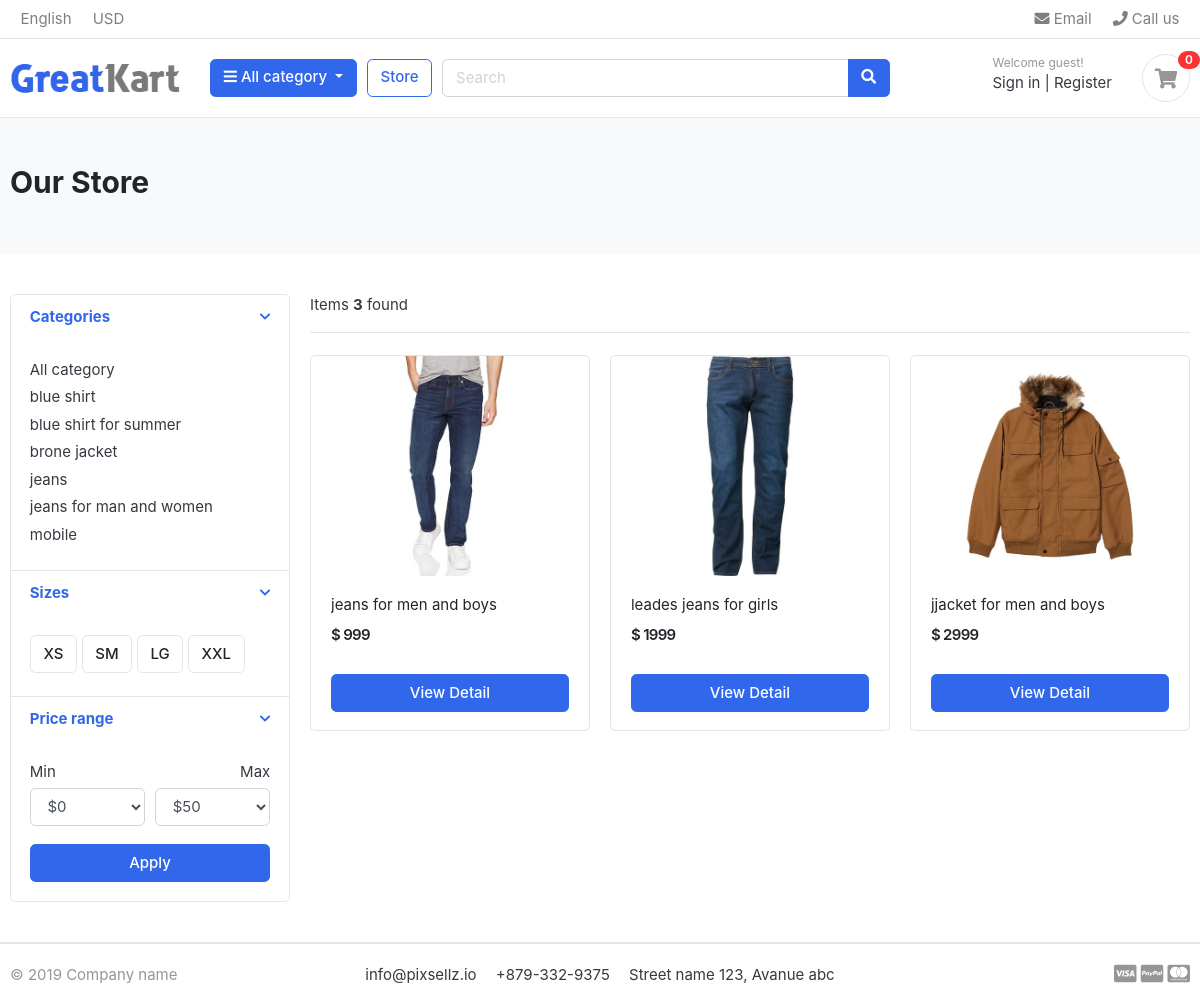
Page /store/category/jeans/ on the committed database.
### category/models.py (models this page shows, shortened)
class Category(models.Model):
    category_name = models.CharField(max_length=100, unique=True, verbose_name="Category Name")
    slug          = models.SlugField(max_length=100, unique=True, blank=True, verbose_name="URL Slug")
    parent        = models.ForeignKey('self', on_delete=models.CASCADE, null=True, blank=True, related_name='children', verbose_name="Parent Category")
    description   = models.TextField(blank=True, null=True, verbose_name="Category Description")
    cat_image     = models.ImageField(upload_to='photo/categories', blank=True, null=True, verbose_name="Category Image")
    created_at    = models.DateField(auto_now_add=True, verbose_name="Created At")
    updated_at    = models.DateField(auto_now=True, verbose_name="Updated At")
    class Meta:
        verbose_name = "Category"
        verbose_name_plural = "Categories"
        ordering = ['category_name']  # Changed from 'name' to 'category_name'
    def get_url(self):
        return reverse('product_by_category', args=[self.slug])

### store/models.py (models this page shows, shortened)
class Product(models.Model):
    product_name = models.CharField( max_length=50)
    slug = models.SlugField()
    description = models.TextField( max_length=550)
    price = models.IntegerField()
    image = models.ImageField( upload_to=None, height_field=None, width_field=None, max_length=None)
    stock  = models.IntegerField()
    is_available = models.BooleanField(default = True)
    category  = models.ForeignKey(Category, on_delete=models.CASCADE)
    created_data = models.DateTimeField( auto_now_add=True)
    modified_date = models.DateTimeField( auto_now_add=True)
    def get_url(self):
        return reverse('product_detail', args=[self.category.slug,self.slug])

### store/views.py (the view)
# urls.py: path('store/',include('store.urls')),
def store(request, category_slug=None):
    categories = None
    products = None
    if category_slug:
        categories = get_object_or_404(Category, slug=category_slug)
        products = Product.objects.filter(category=categories, is_available=True)
        pagenator = Paginator(products,6)
        page = request.GET.get('page')
        paged_products=pagenator.get_page(page)
        product_count = products.count()
    else:
        products = Product.objects.filter(is_available=True).order_by('id')
        paginator= Paginator(products,6)
        page = request.GET.get('page')
        paged_products = paginator.get_page(page)
        product_count = products.count()
    context = {
        'products': paged_products,
        'product_count': product_count,
        'categories': categories,
    }
    return render(request, 'store/store.html', context)

### carts/context_processors.py (called while the page is built)
def counter(request):
    cart_count = 0
    if 'admin' in request.path:
        return {}
    else:
        try:
            cart = Cart.objects.filter(cart_id = _cart_id(request))
            cart_items = CartItem.objects.all().filter(cart=cart[:1])
            for cart_item in cart_items:
                cart_count += cart_item.quantity
        except Cart.DoesNotExist:
            cart_count = 0
    return dict(cart_count= cart_count )

### carts/views.py (called while the page is built)
def _cart_id(request):
    cart = request.session.session_key
    if not cart:
        cart = request.session.create()
    return cart

### category/context_processors.py (called while the page is built)
def menu_links(request):
    links = Category.objects.all()
    return dict(links=links)

### templates/store/store.html (shortened to what this page needs)
{% extends "base.html" %}
{% load static  %}
{% block content %}
<section class="section-pagetop bg">
    <div class="container">
        {% if 'search' in request.path %}
        <h2 class="title-page">Search Result</h2>
        {% else %}
        <h2 class="title-page">Our Store</h2>
        {%endif%}
    </div>
    </section>
    <section class="section-content padding-y">
    <div class="container">
    <div class="row">
        <aside class="col-md-3">
    <div class="card">
        <article class="filter-group">
            <header class="card-header">
                <a href="#" data-toggle="collapse" data-target="#collapse_1" aria-expanded="true" class="">
                    <i class="icon-control fa fa-chevron-down"></i>
                    <h6 class="title">Categories</h6>
                </a>
            </header>
            <div class="filter-content collapse show" id="collapse_1" style="">
                <div class="card-body">
                    <ul class="list-menu">
                    <li><a href="{% url 'store' %}">All category</a></li>
                        {% for category in links %}
                    <li><a href="{{category.get_url}}">{{category.category_name }}</a></li>
                        {% endfor %}
                    </ul>
                </div>
            </div>
        </article>
        <article class="filter-group">
            <header class="card-header">
                <a href="#" data-toggle="collapse" data-target="#collapse_4" aria-expanded="true" class="">
                    <i class="icon-control fa fa-chevron-down"></i>
                    <h6 class="title">Sizes </h6>
                </a>
            </header>
            <div class="filter-content collapse show" id="collapse_4" style="">
                <div class="card-body">
                  <label class="checkbox-btn">
                    <span class="btn btn-light"> XS </span>
                  </label>
                  <label class="checkbox-btn">
                    <span class="btn btn-light"> SM </span>
                  </label>
                  <label class="checkbox-btn">
                    <span class="btn btn-light"> LG </span>
                  </label>
                  <label class="checkbox-btn">
                    <span class="btn btn-light"> XXL </span>
                  </label>
            </div>
            </div>
        </article>
        <article class="filter-group">
            <header class="card-header">
                <a href="#" data-toggle="collapse" data-target="#collapse_3" aria-expanded="true" class="">
                    <i class="icon-control fa fa-chevron-down"></i>
                    <h6 class="title">Price range </h6>
                </a>
            </header>
            <div class="filter-content collapse show" id="collapse_3" style="">
                <div class="card-body">
                    <div class="form-row">
                    <div class="form-group col-md-6">
                      <label>Min</label>
                          <select class="mr-2 form-control">
                            <option value="0">$0</option>
                        </select>
                    </div>
                    <div class="form-group text-right col-md-6">
                      <label>Max</label>
                          <select class="mr-2 form-control">
                            <option value="50">$50</option>
                        </select>
                    </div>
                    </div>
                    <button class="btn btn-block btn-primary">Apply</button>
                </div>
            </div>
        </article>
    </div>
        </aside>
        <main class="col-md-9">
    <header class="border-bottom mb-4 pb-3">
            <div class="form-inline">
                <span class="mr-md-auto">Items <b>{{ product_count }}</b> found </span>
            </div>
    </header>
    <div class="row">
        {% if products %}
        {% for product in products %}
        <div class="col-md-4">
            <figure class="card card-product-grid">
                <div class="img-wrap">
                    <a href="{{product.get_url}}"><img src="{{product.image.url}}"></a>
                </div>
                <figcaption class="info-wrap">
                    <div class="fix-height">
                        <a href="{{product.get_url}}" class="title">{{product.product_name}}</a>
                        <div class="price-wrap mt-2">
                            <span class="price">$ {{product.price}}</span>
                        </div>
                    </div>
                    <a href="{{product.get_url }}" class="btn btn-block btn-primary">View Detail</a>
                </figcaption>
            </figure>
        </div>
        {% endfor %}
        {% else %}
        <h1>NO result Fount..</h1>
        {% endif %}
    </div>
        </main>
    </div>
    </div>
    </section>
{% endblock  %}

### static/css/ui.css (style rules this page uses)
html { font-family: "Inter", sans-serif; font-size: 15px; }
.img-wrap { text-align: center; display: block; }
.img-wrap img { max-width: 100%; }
.price-wrap { letter-spacing: -0.7px; }
.padding-y { padding-top: 40px; padding-bottom: 40px; }
figure { margin-bottom: 0; }
article:after, .form-group:after { display: block; clear: both; content: ""; }
.bg { background-color: #f8f9fa; }
.title-page { color: #212529; }
.btn-light { background-color: #fff; border-color: #e4e4e4; }
[class*=list-] li:after { visibility: hidden; display: block; content: ""; overflow: hidden; height: 0; clear: both; }
.list-menu { list-style: none; margin: 0; padding-left: 0; }
.list-menu li { margin-bottom: 5px; }
.list-menu a { color: #343a40; }
[class*=card-product] a.title { color: #212529; display: block; }
[class*=card-product] .img-wrap { overflow: hidden; position: relative; }
[class*=card-product] .img-wrap img { height: 100%; max-width: 100%; width: auto; display: inline-block; -o-object-fit: cover; object-fit: cover; }
.card-product-grid { margin-bottom: 20px; }
.card-product-grid .img-wrap { border-radius: 0.2rem 0.2rem 0 0; height: 220px; }
.card-product-grid .info-wrap { overflow: hidden; padding: 18px 20px; }
.card-product-grid .fix-height { height: 80px; overflow: hidden; }
.card .img-wrap { overflow: hidden; }
.price { font-weight: 600; color: #212529; }
.icon-control { margin-top: 5px; float: right; font-size: 80%; }
.card-header .title { margin-bottom: 0; line-height: 1.5; }
.filter-group { border-bottom: 1px solid #e4e4e4; }
.filter-group .card-header { border-bottom: 0; }
.filter-group:last-child { border-bottom: 0; }
.checkbox-btn { position: relative; }
.section-pagetop { padding: 45px 0; }

### rows in the picture
Category: category_name "blue shirt"
Category: category_name "blue shirt for summer"
Category: category_name "brone jacket"
Category: category_name "jeans"
Category: category_name "jeans for man and women"
Category: category_name "mobile"
Product: image (picture), product_name "jeans for men and boys", price "999"
Product: image (picture), product_name "leades jeans for girls", price "1999"
Product: image (picture), product_name "jjacket for men and boys", price "2999"

### other values in the picture
{{ cart_count }} "0"
{{ product_count }} "3"
